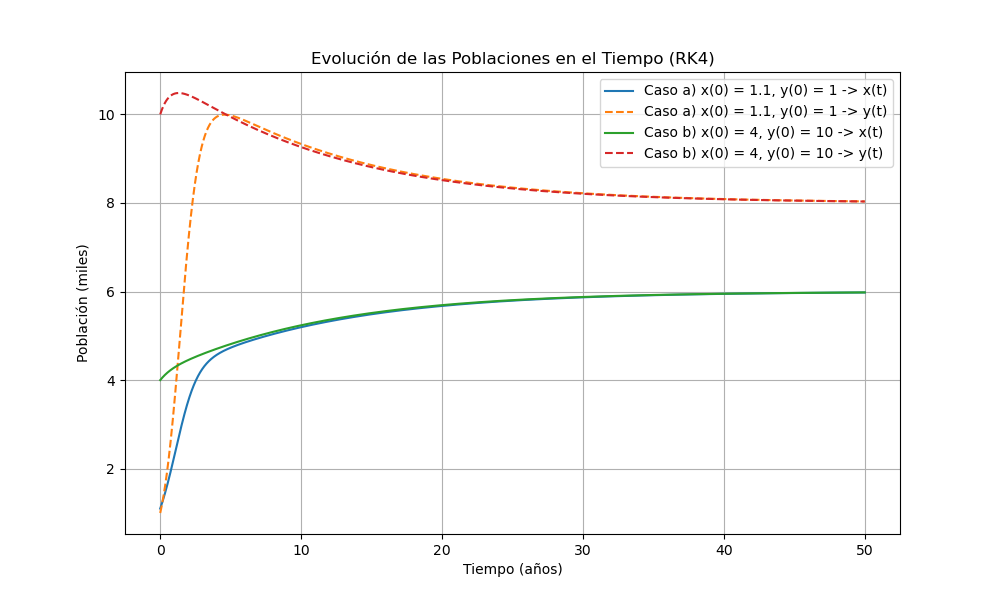

Here is the Python script that generated this plot:
import numpy as np
import matplotlib.pyplot as plt

def modelo_competencia(x, y):
    """
    Define el sistema de ecuaciones diferenciales:
    dx/dt = x(1 - 0.1x - 0.05y)
    dy/dt = y(1.7 - 0.15x - 0.1y)
    """
    dxdt = x * (1.0 - 0.1*x - 0.05*y)
    dydt = y * (1.7 - 0.15*x - 0.1*y)
    return dxdt, dydt

def rk_4(f, x0, y0, t0, tf, h):
    """
    Metodo Runge-Kutta de orden 4 para un sistema de 
    dos ecuaciones diferenciales.
    
    Args:
        f: Función que devuelve las derivadas (dxdt, dydt)
        x0, y0: Condiciones iniciales
        t0, tf: Tiempo inicial y final
        h: Paso de tiempo
    
    Returns:
        t, x, y: Arrays con los valores de tiempo y soluciones
    """
    # Inicializar arreglos de soluciones
    num_pasos = int((tf - t0)/h) + 1
    t = np.linspace(t0, tf, num_pasos)
    x = np.zeros(num_pasos)
    y = np.zeros(num_pasos)
    
    # Condiciones iniciales
    x[0] = x0
    y[0] = y0
    
    # Iteracion con RK4
    for i in range(num_pasos - 1):
        # Paso 1
        k1_x, k1_y = f(x[i], y[i])
        
        # Paso 2
        k2_x, k2_y = f(x[i] + 0.5*h*k1_x, y[i] + 0.5*h*k1_y)
        
        # Paso 3
        k3_x, k3_y = f(x[i] + 0.5*h*k2_x, y[i] + 0.5*h*k2_y)
        
        # Paso 4
        k4_x, k4_y = f(x[i] + h*k3_x, y[i] + h*k3_y)
        
        # Actualizamos valores
        x[i+1] = x[i] + (h/6)*(k1_x + 2*k2_x + 2*k3_x + k4_x)
        y[i+1] = y[i] + (h/6)*(k1_y + 2*k2_y + 2*k3_y + k4_y)
    
    return t, x, y

# Definimos los parametros de simulación
t0 = 0
tf = 50  # años
h = 0.01  # paso de tiempo

# Diccionario con los casos a estudiar
casos = {
    'Caso a': {'x0': 1.1, 'y0': 1, 'label': 'Caso a) x(0) = 1.1, y(0) = 1'},
    'Caso b': {'x0': 4, 'y0': 10, 'label': 'Caso b) x(0) = 4, y(0) = 10'}
}

# Configurar gráficos
plt.figure(figsize=(10, 6))

# Resolver y graficar para cada caso
for nombre, caso in casos.items():
    
    label = caso['label']
    t, x, y = rk_4(modelo_competencia, caso['x0'], caso['y0'], t0, tf, h)
    
    # Grafico de evolucion temporal
    plt.plot(t, x, label=f'{label} -> x(t)')
    plt.plot(t, y, '--', label=f'{label} -> y(t)')
    

# Configuracion de graficos
plt.title('Evolución de las Poblaciones en el Tiempo (RK4)')
plt.xlabel('Tiempo (años)')
plt.ylabel('Población (miles)')
plt.grid(True)
plt.legend()
plt.show()
